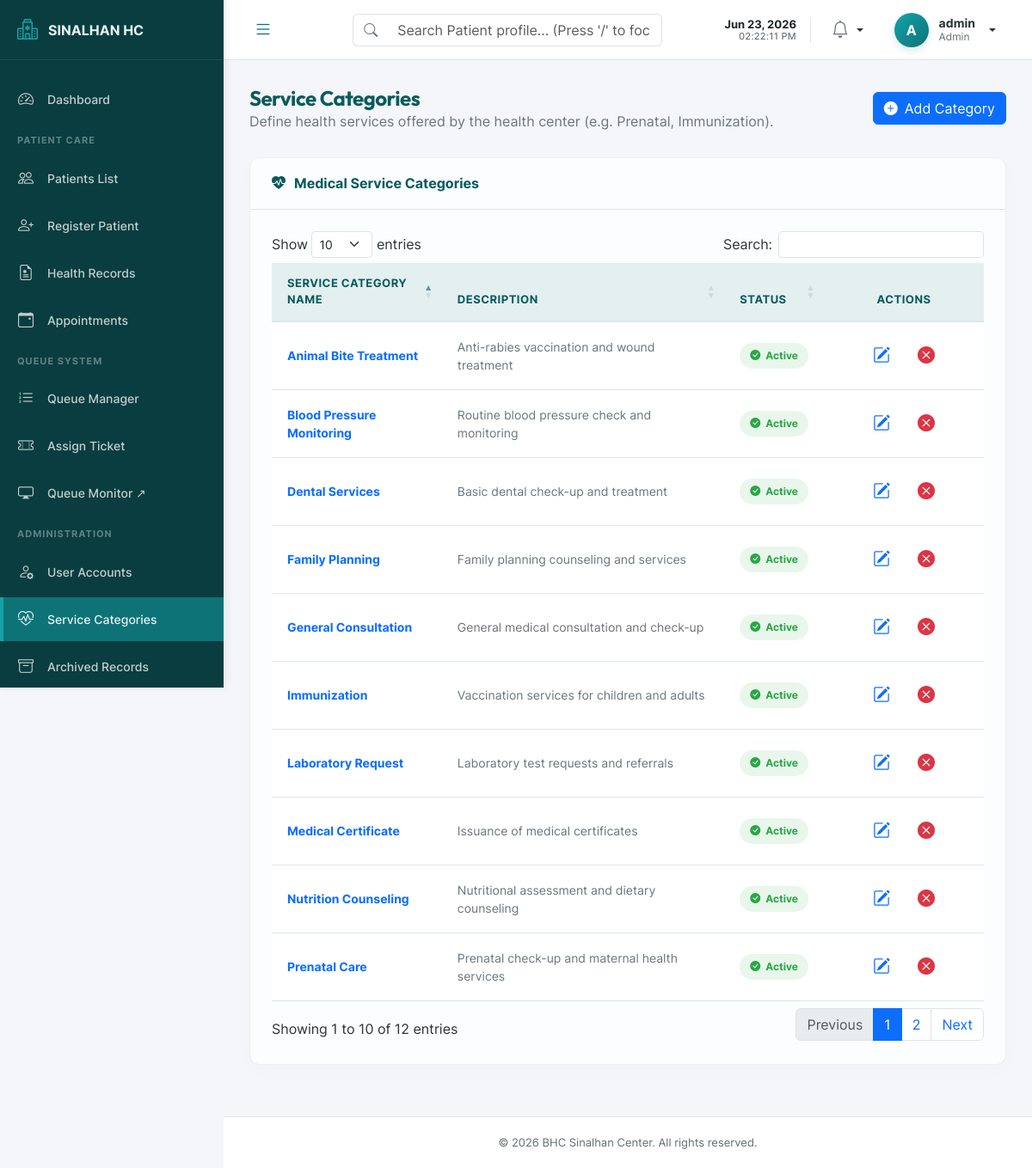
/admin/service_types.php (signed in), run on the app's committed database.
### tables this page shows
CREATE TABLE IF NOT EXISTS system_settings (
    setting_key VARCHAR(100) NOT NULL PRIMARY KEY,
    setting_value TEXT DEFAULT NULL,
    updated_at TIMESTAMP NOT NULL DEFAULT CURRENT_TIMESTAMP ON UPDATE CURRENT_TIMESTAMP
);

CREATE TABLE IF NOT EXISTS service_types (
    service_id INT AUTO_INCREMENT PRIMARY KEY,
    service_name VARCHAR(100) NOT NULL UNIQUE,
    prefix VARCHAR(10) DEFAULT NULL COMMENT 'Queue ticketing prefix e.g. GEN, PRE',
    description TEXT DEFAULT NULL,
    is_active TINYINT(1) NOT NULL DEFAULT 1 COMMENT '1=active, 0=deactivated',
    created_at TIMESTAMP NOT NULL DEFAULT CURRENT_TIMESTAMP,
    updated_at TIMESTAMP NOT NULL DEFAULT CURRENT_TIMESTAMP ON UPDATE CURRENT_TIMESTAMP,
    INDEX idx_is_active (is_active)
);

### includes/settings_helper.php (called while the page is built, shortened)
<?php
function get_setting($pdo, $key, $default = null) {
    try {
        $stmt = $pdo->prepare("SELECT setting_value FROM system_settings WHERE setting_key = ?");
        $stmt->execute([$key]);
        $val = $stmt->fetchColumn();
        return ($val !== false && $val !== null) ? $val : $default;
    } catch (Exception $e) {
        error_log("Failed to fetch setting '{$key}': " . $e->getMessage());
        return $default;
    }
}

### admin/service_types.php (the view, shortened to what this page needs)
<?php
$active_menu = 'services';
$pdo = Database::getInstance()->getConnection();
try {
    $stmt = $pdo->query("SELECT service_id, service_name, description, is_active FROM service_types ORDER BY service_name ASC");
    $services = $stmt->fetchAll();
} catch (Exception $e) {
    error_log("Service types fetch failure: " . $e->getMessage());
    $services = [];
}
require_once __DIR__ . '/../includes/header.php';
require_once __DIR__ . '/../includes/sidebar.php';
?>
<main class="main-content">
    <div class="page-header">
        <div>
            <h2 class="page-title">Service Categories</h2>
            <p class="text-secondary mb-0">Define health services offered by the health center (e.g. Prenatal, Immunization).</p>
        </div>
        <div>
            <button class="btn btn-primary d-flex align-items-center gap-2" data-bs-toggle="modal" data-bs-target="#addServiceModal">
                <i class="bi bi-plus-circle-fill"></i>
                <span>Add Category</span>
            </button>
        </div>
    </div>
    <div class="card-custom">
        <div class="card-custom-header">
            <h3 class="card-custom-title"><i class="bi bi-heart-pulse-fill"></i> Medical Service Categories</h3>
        </div>
        <div class="card-custom-body">
            <div class="table-responsive">
                <table class="table table-hover table-custom align-middle" id="servicesTable">
                    <thead>
                        <tr>
                            <th>Service Category Name</th>
                            <th>Description</th>
                            <th>Status</th>
                            <th class="text-center" style="width: 150px;">Actions</th>
                        </tr>
                    </thead>
                    <tbody>
                        <?php foreach ($services as $s): ?>
                            <tr>
                                <td><strong class="text-primary"><?= htmlspecialchars($s['service_name']) ?></strong></td>
                                <td class="text-secondary"><?= htmlspecialchars($s['description'] ?? 'No description provided.') ?></td>
                                <td>
                                    <?php if ($s['is_active'] == 1): ?>
                                        <span class="badge-custom badge-active"><i class="bi bi-check-circle-fill"></i> Active</span>
                                    <?php else: ?>
                                        <span class="badge-custom badge-inactive"><i class="bi bi-dash-circle-fill"></i> Inactive</span>
                                    <?php endif; ?>
                                </td>
                                <td>
                                    <div class="d-flex justify-content-center gap-2">
                                        <button class="btn btn-sm btn-outline-primary border-0 p-1 edit-service-btn"
                                                data-id="<?= $s['service_id'] ?>"
                                                data-name="<?= htmlspecialchars($s['service_name']) ?>"
                                                data-desc="<?= htmlspecialchars($s['description'] ?? '') ?>"
                                                title="Edit Service Details">
                                            <i class="bi bi-pencil-square fs-5"></i>
                                        </button>
                                        <?php if ($s['is_active'] == 1): ?>
                                            <button class="btn btn-sm btn-outline-danger border-0 p-1 toggle-status-btn"
                                                    data-id="<?= $s['service_id'] ?>"
                                                    data-name="<?= htmlspecialchars($s['service_name']) ?>"
                                                    data-status="0"
                                                    title="Deactivate Category">
                                                <i class="bi bi-x-circle-fill fs-5"></i>
                                            </button>
                                        <?php endif; ?>
                                    </div>
                                </td>
                            </tr>
                        <?php endforeach; ?>
                    </tbody>
                </table>
            </div>
        </div>
    </div>
</main>
<?php
require_once __DIR__ . '/../includes/footer.php';
?>

### includes/sidebar.php (shortened to what this page needs)
<?php
require_once __DIR__ . '/../includes/settings_helper.php';
$sidebarPdo = Database::getInstance()->getConnection();
$clinicNameSetting = get_setting($sidebarPdo, 'clinic_name', 'Sinalhan HC');
$clinicLogoSetting = get_setting($sidebarPdo, 'clinic_logo', '');
$logoText = 'SINALHAN HC';
if (!empty($clinicNameSetting)) {
    if (stripos($clinicNameSetting, 'Barangay Sinalhan') === 0) {
        $logoText = 'SINALHAN HC';
    } else {
        $logoText = mb_strtoupper($clinicNameSetting);
    }
}
$fontSize = '16px';
$role = $_SESSION['role'] ?? 'staff';
$sidebarUserFullName = $_SESSION['full_name'] ?? 'Health Staff';
$avatarLetter = strtoupper(substr($_SESSION['username'] ?? 'H', 0, 1));
$currentMenu = $active_menu ?? '';
?>
<aside id="sidebar">
    <div class="sidebar-header">
        <a href="<?= BASE_URL ?>index.php" class="sidebar-logo">
            <?php if (!empty($clinicLogoSetting)): ?>
                <img src="<?= BASE_URL . $clinicLogoSetting ?>" alt="<?= htmlspecialchars($clinicNameSetting) ?> Logo" style="height: 30px; width: 30px; object-fit: contain; border-radius: 4px;">
            <?php else: ?>
                <i class="bi bi-hospital"></i>
            <?php endif; ?>
            <span style="font-size: <?= $fontSize ?>; text-overflow: ellipsis; overflow: hidden; white-space: nowrap; flex-grow: 1;"><?= htmlspecialchars($logoText) ?></span>
        </a>
    </div>
    <ul class="sidebar-menu">
        <?php if ($role === 'admin'): ?>
            <li class="menu-item <?= $currentMenu === 'dashboard' ? 'active' : '' ?>">
                <a href="<?= BASE_URL ?>admin/dashboard.php" class="menu-link">
                    <i class="bi bi-speedometer2"></i>
                    <span>Dashboard</span>
                </a>
            </li>
        <?php endif; ?>
        <li class="menu-header">Patient Care</li>
        <li class="menu-item <?= $currentMenu === 'patients' ? 'active' : '' ?>">
            <a href="<?= BASE_URL ?>patients/list.php" class="menu-link">
                <i class="bi bi-people"></i>
                <span>Patients List</span>
            </a>
        </li>
        <li class="menu-item <?= $currentMenu === 'patients_register' ? 'active' : '' ?>">
            <a href="<?= BASE_URL ?>patients/register.php" class="menu-link">
                <i class="bi bi-person-plus"></i>
                <span>Register Patient</span>
            </a>
        </li>
        <?php if ($role === 'admin' || $role === 'staff'): ?>
            <li class="menu-item <?= $currentMenu === 'health_records' ? 'active' : '' ?>">
                <a href="<?= BASE_URL ?>health_records/list.php" class="menu-link">
                    <i class="bi bi-file-earmark-medical"></i>
                    <span>Health Records</span>
                </a>
            </li>
        <?php endif; ?>
        <li class="menu-item <?= $currentMenu === 'appointments' ? 'active' : '' ?>">
            <a href="<?= BASE_URL ?>appointments/list.php" class="menu-link">
                <i class="bi bi-calendar-event"></i>
                <span>Appointments</span>
            </a>
        </li>
        <li class="menu-header">Queue System</li>
        <?php if ($role === 'admin' || $role === 'staff' || $role === 'bhw'): ?>
            <li class="menu-item <?= $currentMenu === 'queue_manage' ? 'active' : '' ?>">
                <a href="<?= BASE_URL ?>queue/manage.php" class="menu-link">
                    <i class="bi bi-list-ol"></i>
                    <span>Queue Manager</span>
                </a>
            </li>
        <?php endif; ?>
        <li class="menu-item <?= $currentMenu === 'queue_assign' ? 'active' : '' ?>">
            <a href="<?= BASE_URL ?>queue/assign.php" class="menu-link">
                <i class="bi bi-ticket-perforated"></i>
                <span>Assign Ticket</span>
            </a>
        </li>
        <li class="menu-item">
            <a href="<?= BASE_URL ?>queue/display.php" target="_blank" class="menu-link" aria-label="Queue Monitor (opens in a new tab)">
                <i class="bi bi-display"></i>
                <span>Queue Monitor ↗</span>
            </a>
        </li>
        <?php if ($role === 'admin'): ?>
            <li class="menu-header">Administration</li>
            <li class="menu-item <?= $currentMenu === 'users' ? 'active' : '' ?>">
                <a href="<?= BASE_URL ?>admin/users.php" class="menu-link">
                    <i class="bi bi-person-gear"></i>
                    <span>User Accounts</span>
                </a>
            </li>
            <li class="menu-item <?= $currentMenu === 'services' ? 'active' : '' ?>">
                <a href="<?= BASE_URL ?>admin/service_types.php" class="menu-link">
                    <i class="bi bi-heart-pulse"></i>
                    <span>Service Categories</span>
                </a>
            </li>
            <li class="menu-item <?= $currentMenu === 'archives' ? 'active' : '' ?>">
                <a href="<?= BASE_URL ?>admin/archived_records.php" class="menu-link">
                    <i class="bi bi-archive"></i>
                    <span>Archived Records</span>
                </a>
            </li>
        <?php endif; ?>
    </ul>
</aside>
<div id="content-wrapper">
    <header class="top-navbar">
        <button class="toggle-sidebar-btn" id="toggleSidebar" aria-label="Toggle Navigation">
            <i class="bi bi-list"></i>
        </button>
        <div class="search-bar-global d-none d-md-flex align-items-center position-relative ms-3" style="max-width: 360px; flex-grow: 1;">
            <div class="input-group">
                <span class="input-group-text bg-transparent border-end-0 text-secondary border-color" style="height: 38px;">
                    <i class="bi bi-search"></i>
                </span>
                <input type="text" id="globalPatientSearch" class="form-control border-start-0 border-color" placeholder="Search Patient profile... (Press '/' to focus)" autocomplete="off" style="height: 38px; box-shadow: none;">
            </div>
        </div>
        <div class="d-flex align-items-center gap-3">
            <div class="d-none d-md-flex flex-column text-end pe-3 border-end" id="headerClockContainer" style="line-height: 1.25; border-color: var(--border-color) !important;">
                <span id="headerClockDate" class="text-dark fw-semibold" style="font-size: 13px; white-space: nowrap;"></span>
                <span id="headerClockTime" class="text-secondary fw-medium" style="font-size: 11px; letter-spacing: 0.3px; white-space: nowrap;"></span>
            </div>
            <div class="dropdown">
                <div class="position-relative cursor-pointer p-2 rounded-circle hover-bg dropdown-toggle no-arrow" id="notificationBell" data-bs-toggle="dropdown" aria-expanded="false" style="outline: none;">
                    <i class="bi bi-bell fs-5 text-secondary"></i>
                </div>
            </div>
            <div class="dropdown">
                <div class="user-profile-menu dropdown-toggle" data-bs-toggle="dropdown" aria-expanded="false">
                    <div class="user-avatar"><?= $avatarLetter ?></div>
                    <div class="user-info d-none d-md-block">
                        <div class="user-name"><?= htmlspecialchars($sidebarUserFullName) ?></div>
                        <div class="user-role"><?= htmlspecialchars($role) ?></div>
                    </div>
                </div>
            </div>
        </div>
    </header>

### data on the page
system_settings: setting_value "SINALHAN HC"
service_types: service_name "Animal Bite Treatment", description "Anti-rabies vaccination and wound treatment", is_active 1 (drawn)
service_types: service_name "Blood Pressure Monitoring", description "Routine blood pressure check and monitoring", is_active 1 (drawn)
service_types: service_name "Dental Services", description "Basic dental check-up and treatment", is_active 1 (drawn)
service_types: service_name "Family Planning", description "Family planning counseling and services", is_active 1 (drawn)
service_types: service_name "General Consultation", description "General medical consultation and check-up", is_active 1 (drawn)
service_types: service_name "Immunization", description "Vaccination services for children and adults", is_active 1 (drawn)
service_types: service_name "Laboratory Request", description "Laboratory test requests and referrals", is_active 1 (drawn)
service_types: service_name "Medical Certificate", description "Issuance of medical certificates", is_active 1 (drawn)
service_types: service_name "Nutrition Counseling", description "Nutritional assessment and dietary counseling", is_active 1 (drawn)
service_types: service_name "Prenatal Care", description "Prenatal check-up and maternal health services", is_active 1 (drawn)

### other printed values
$avatarLetter "A"
$sidebarUserFullName "admin"
$role "Admin"
